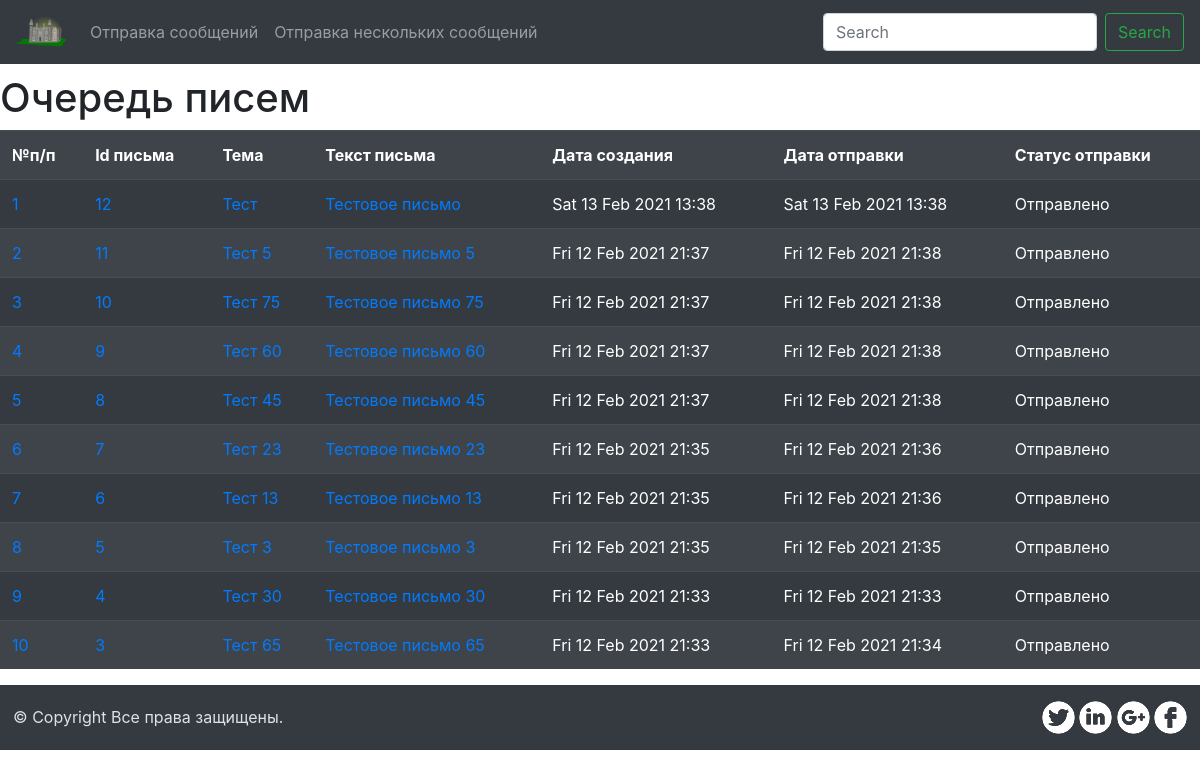
Before: /message_list/ with the older database file.
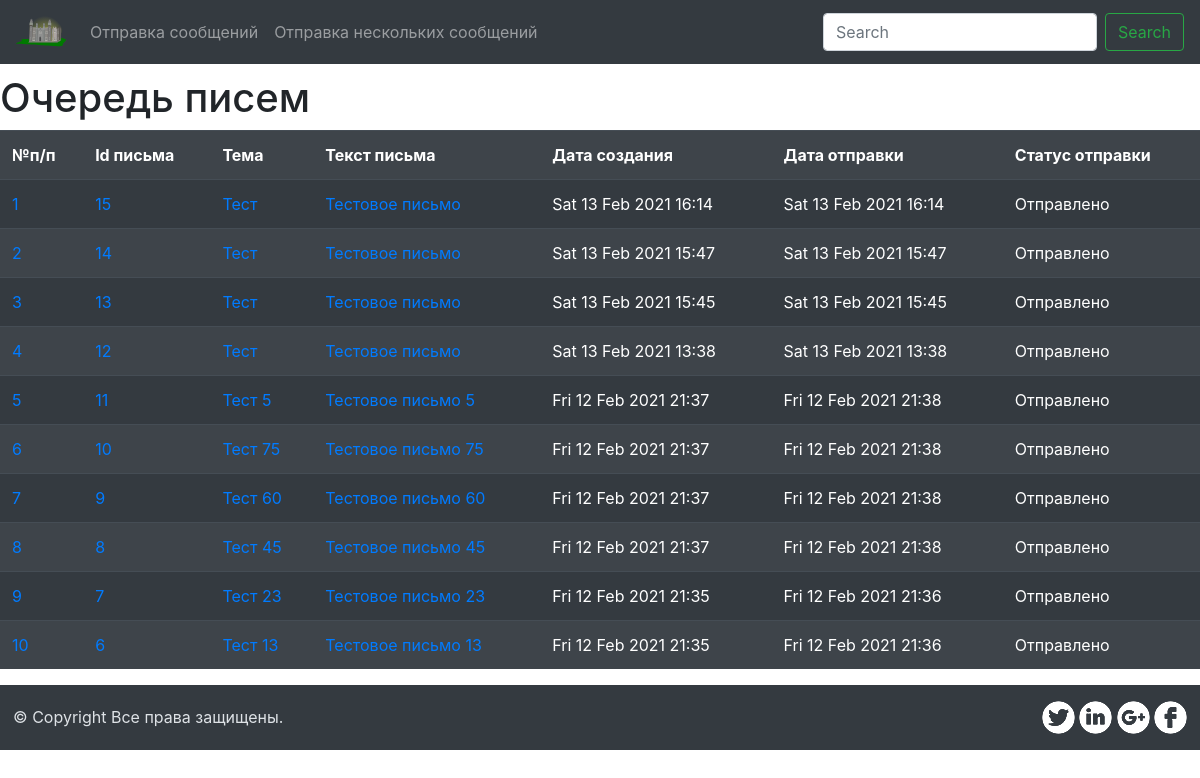
After: the same page with the newer database file.
### send_email/models.py (models this page shows, shortened)
class EmailMessage(models.Model):
    subject = models.CharField(max_length=255, blank=False, verbose_name="Тема письма")
    message = models.TextField(verbose_name="Текст сообщения")
    delay = models.PositiveIntegerField(verbose_name="Задержка отправки")
    to_send = models.EmailField(verbose_name="Адресат")
    create_date = models.DateTimeField(auto_now_add=True, verbose_name="Дата создания") # auto_now_add=True,
    send_date = models.DateTimeField(verbose_name="Дата отправки", default=datetime.datetime.now() + datetime.timedelta(seconds=500))
    status = models.BooleanField(verbose_name="Статус отправки", default=False)
    class Meta:
        verbose_name = "Письмо"
        verbose_name_plural = "Письма"

### send_email/views.py (the view)
# urls.py: path('message_list/', MessageList.as_view(), name="message-list"),
class MessageList(ListView):
    model = EmailMessage
    queryset = EmailMessage.objects.all().order_by('-create_date')[:10]

### send_email/templatetags/timetags.py (called while the page is built)
def sub(obj1, obj2):
    try:
        ts1 = float(obj1)
        ts2 = obj2.timestamp()
    except ValueError:
        return None
    return ts1 - ts2

### templates/send_email/emailmessage_list.html (shortened to what this page needs)
{% extends 'base.html' %}
{% block content %}
    {% load timetags %}
    {% now "U" as current_time %}
    <h1>Очередь писем</h1>
    <table class="table table-dark table-striped">
        <tr>
            <th>№п/п</th>
            <th>Id письма</th>
            <th>Тема</th>
            <th>Текст письма</th>
            <th>Дата создания</th>
            <th>Дата отправки</th>
            <th>Статус отправки</th>
        </tr>
        {% for message in object_list %}
        <tr>
            <td><a href="{{ message.pk }}/">{{ forloop.counter }}</a></td>
            <td><a href="{{ message.pk }}/">{{ message.pk }}</a></td>
            <td><a href="{{ message.pk }}/">{{ message.subject }}</a></td>
            <td><a href="{{ message.pk }}/">{{ message.message }}</a></td>
            <td>{{ message.create_date|date:"D d M Y" }} {{ message.create_date|time:"H:i" }}</td>
            <td>{{ message.send_date|date:"D d M Y" }} {{ message.send_date|time:"H:i" }}</td>
            <td>
                {% if current_time|sub:message.send_date > 0 %}
                    Отправлено
                {% else %}
                    Не отправлено
                {% endif %}
            </td>
        </tr>
        {% endfor %}
    </table>
{% endblock %}

### templates/base.html (shortened to what this page needs)
<!DOCTYPE html>
<html lang="en">
<head>
    {% load static %}
    <link rel="stylesheet" href="{% static 'css/base.css' %}">
    <link rel="stylesheet" href="{% static 'css/header.css' %}">
    <link rel="stylesheet" href="{% static 'css/footer.css' %}">
    <link rel="stylesheet" href="{% static 'css/book_list.css' %}">
    <link rel="stylesheet" href="{% static 'css/book_edit.css' %}">
    <link rel="stylesheet" href="{% static 'css/authors_list.css' %}">
    <link rel="stylesheet" href="{% static 'css/bootstrap.min.css' %}">
</head>
<body>
    <header>
        {% include "include/header.html" %}
    </header>
    <main>
        {% block content %}
        {% endblock %}
    </main>
    <footer>
        {% include "include/footer.html" %}
    </footer>
</body>
</html>

### templates/include/header.html (shortened to what this page needs)
{% load static %}
<nav class="navbar navbar-expand-lg navbar-dark bg-dark navigation">
    <a class="navbar-brand" href="/">
        <img src="{% static "images/TheresaKnott_castle.svg" %}" width="50" alt="" />
    </a>
    <div class="collapse navbar-collapse" id="navbarText">
        <ul class="navbar-nav mr-auto">
                <li class="nav-item">
                <a class="nav-link" href="/">Отправка сообщений</a>
            </li>
                <li class="nav-item">
                <a class="nav-link" href="/send_email_many">Отправка нескольких сообщений</a>
            </li>
        </ul>
        <form class="form-inline" action="/">
            <input class="form-control mr-sm-2 search-form" name="q" type="search" placeholder="Search" aria-label="Search">
            <button class="btn btn-outline-success my-2 my-sm-0" type="submit">Search</button>
        </form>
    </div>
</nav>

### templates/include/footer.html
{% load static %}
<div class="footer-panel">
    <p>© Copyright Все права защищены.</p>
        <div class="icons">
            <a href=#>
                <img src="{% static "images/icons/twitter-icon.svg" %}" alt="twitter" width="33" height="33" style="background-color: #343a40;" />
            </a>
            <a href=#>
                <img src="{% static "images/icons/LinkedIn-icon.svg" %}" alt="twitter" width="33" height="33" style="background-color: #343a40;" />
                </a>
            <a href=#>
                <img src="{% static "images/icons/google-icon.svg" %}" alt="twitter" width="33" height="33" style="background-color: #343a40;" />
            </a>
            <a href=#>
                <img src="{% static "images/icons/facebook-icon.svg" %}" alt="twitter" width="33" height="33" style="background-color: #343a40;" />
            </a>
        </div>
</div>

### static/css/header.css (style rules this page uses)
.navigation { margin-bottom: 10px; }

### static/css/footer.css (style rules this page uses)
.footer-panel { margin-top: 10px; background: #343a40; min-height: 65px; color: #dee2e6; display: flex; align-items: center; justify-content: space-between; padding-left: 13px; padding-right: 13px; }
.footer-panel > p { padding-top: 15px; }

Changed rows visible on the page:
no longer on this page (row unchanged): EmailMessage: pk "5", subject "Тест 3", message "Тестовое письмо 3", create_date "Fri 12 Feb 2021", create_date "21:35", send_date "Fri 12 Feb 2021", send_date "21:35", shows "Отправлено"
no longer on this page (row unchanged): EmailMessage: pk "4", subject "Тест 30", message "Тестовое письмо 30", create_date "Fri 12 Feb 2021", create_date "21:33", send_date "Fri 12 Feb 2021", send_date "21:33", shows "Отправлено"
no longer on this page (row unchanged): EmailMessage: pk "3", subject "Тест 65", message "Тестовое письмо 65", create_date "Fri 12 Feb 2021", create_date "21:33", send_date "Fri 12 Feb 2021", send_date "21:34", shows "Отправлено"
added EmailMessage: pk "15", subject "Тест", message "Тестовое письмо", create_date "Sat 13 Feb 2021", create_date "16:14", send_date "Sat 13 Feb 2021", send_date "16:14", shows "Отправлено"
added EmailMessage: pk "14", subject "Тест", message "Тестовое письмо", create_date "Sat 13 Feb 2021", create_date "15:47", send_date "Sat 13 Feb 2021", send_date "15:47", shows "Отправлено"
added EmailMessage: pk "13", subject "Тест", message "Тестовое письмо", create_date "Sat 13 Feb 2021", create_date "15:45", send_date "Sat 13 Feb 2021", send_date "15:45", shows "Отправлено"
